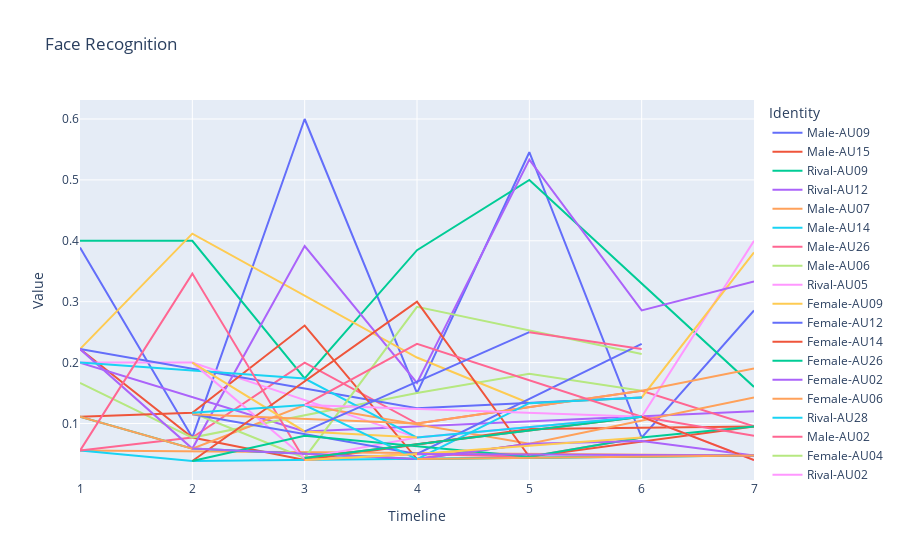

Write notebook code for a chart like this one.
### Code cell
CHUNKING = 7

AU = 0
AUS = ["01", "02", "04", "05", "06", "07", "09", "10", "12", "14", "15", "17", "20", "23", "25", "26", "28", "45"]
print(len(AUS))

ALL_AU = True # Use all AUs in the same graph
COUNTING = True # Count number or intensity

AU_R = 1
AU_E = 18

E_TH = 0.5 #  Presence threshold (0.5 for present and -0.5 for all)
R_TH = 3 # Itensity threshold (1-5)

# User plotly to visualize something

import plotly.express as px
import pandas as pd

# Json
import json

# Load all csv files in csv/
import glob
import os

csv_files = glob.glob("csv/*.csv")
# Convert all entries to structured data with attribute 0 as frame number, 1 as Face Box, and 5 as Identity
# Skip first two lines of each file
# Skip rows where Identity is N/A

USE_AVERAGE = True

USE_GENERAL_NAMES = True
USE_GENDER_NAMES = True
IGNORE_MINOR_CHARACTERS = True

FILM_FRAME_TOTALS = {
	"Cliff": 2097,
	"Our Village": 2377,
	"Diary of Nurse": 2297,
	"Sabrina": 2751,
	"The Man from Laramie": 2477,
	"Human Desire": 2200,
}

FILMS_WITH_EMOTION = FILM_FRAME_TOTALS.keys()

RIVALS = ["Keming", "Professor Yuan", "Haoru", "David", "Vic", "Carl"]
MALES = ["Zhanwu", "Fan Jun", "Changping", "Linus", "Will", "Jeff"]
LADIES = ["Shuzhen", "Fang Qing", "Suhua", "Sabrina", "Barbara", "Vicki"]

PROTAGONISTS = ["Zhanwu", "Fang Qing", "Suhua", "Sabrina", "Will", "Jeff"]
LOVES = ["Shuzhen", "Fan Jun", "Changping", "Linus", "Barbara", "Vicki"]

def find_section(range_start, range_end, num_sections, value):
    """
    Given a range [range_start, range_end], this function splits it into
    num_sections and returns which section (1-based index) the value falls into.

    :param range_start: The start of the range (inclusive).
    :param range_end: The end of the range (inclusive).
    :param num_sections: Number of sections to divide the range into.
    :param value: The value for which we want to determine the section index.
    :return: The section index (1-based) where the value fits.
    """
    # Handle edge cases, e.g., if value < range_start or value > range_end
    if value <= range_start:
        return 1
    if value >= range_end:
        return num_sections

    # Compute the size of each section
    section_size = (range_end - range_start) / num_sections

    # Determine which section the value falls into using integer division
    section_index = int((value - range_start) // section_size) + 1

    # Make sure the section index doesn't exceed num_sections
    if section_index > num_sections:
        section_index = num_sections

    return section_index

def get_name(name):
	if USE_GENDER_NAMES:
		if name in MALES:
			name = "Male"
		elif name in LADIES:
			name = "Female"
	else:
		if name in PROTAGONISTS:
			name = "Protagonist"
		elif name in LOVES:
			name = "Love"
	return name

data = []
chunks = []
chunkcounts = []
for i in range(CHUNKING + 1):
	chunks.append({})
	chunkcounts.append({})

for file in csv_files:
	if file[4:-4] not in FILMS_WITH_EMOTION:
		continue
	with open(file) as f:
		emotion_file = "openface_cleaned/" + os.path.basename(file)[:-4] + ".csv"
		lines = f.readlines()[2:]
		for line in lines:
			line = line.split(",")
			if line[5] != "\"N/A\"":
				# Att 3 is frame numbder / film's total frames (the film is the name of the current csv file)
				total = FILM_FRAME_TOTALS[os.path.basename(file)[:-4]]
				frame = int(line[0][1:][:-1])
				name = line[5][1:][:-1]
				path = line[4][1:][:-1]

				emotion_row = ""
				with open(emotion_file) as ef:
					ef_lines = ef.readlines()
					for ef_line in ef_lines:
						ef_line = ef_line.split(",")
						if ef_line[0][:-4] == path[6:]:
							emotion_row = ef_line
							break
				if emotion_row == "":
					continue

				log1 = int(int(AU) + int(AU_R) + 1)
				log2 = int(int(AU) + int(AU_E) + 1)


				r = float(emotion_row[log1])
				e = float(emotion_row[log2])


				face_box_text = line[1][1:][:-1][1:][:-1]
				face_box = [float(x) for x in face_box_text.split("\， ")]
				face_box_height = face_box[3]# - face_box[1]
				face_box_width = face_box[2]# - face_box[0]
				if USE_GENERAL_NAMES:
					if name in RIVALS:
						name = "Rival"
					name = get_name(name)
				if IGNORE_MINOR_CHARACTERS:
					if USE_GENERAL_NAMES:
						if name not in ["Rival", "Protagonist", "Female", "Male", "Love"]:
							continue
					else:
						if name not in RIVALS:
							if name not in PROTAGONISTS:
								if name not in LOVES:
									continue
				time = find_section(0, total, CHUNKING, frame)
				base_name = name
				if ALL_AU:
					name = ""
					for i in range(1, 18):
						r_val = float(emotion_row[i])
						e_val = float(emotion_row[i + 17])
						if e_val > E_TH and r_val > R_TH:
							name = base_name + "-AU" + AUS[i - 1]
							if name not in chunks[time]:
								chunks[time][name] = 0
							if base_name not in chunkcounts[time]:
								chunkcounts[time][base_name] = 0
							if COUNTING:
								chunks[time][name] += 1
							else:
								chunks[time][name] += r_val
							chunkcounts[time][base_name] += 1
				else:
					name = name
					if e > E_TH and r > R_TH:
						if name not in chunks[time]:
							chunks[time][name] = 0
						if base_name not in chunkcounts[time]:
							chunkcounts[time][base_name] = 0
						if COUNTING:
							chunks[time][name] += 1
						else:
							chunks[time][name] += r
						chunkcounts[time][base_name] += 1
				# the chunk array time participant is a dictionary of the participants in that chunk

				#data.append([frame, line[1], name, time])

for i in range(CHUNKING + 1):
	for name in chunks[i]:
		base_name = name.split("-")[0]
		if USE_AVERAGE:
			if chunkcounts[i][base_name] == 0:
				chunks[i][name] = 0
			else:
				chunks[i][name] /= chunkcounts[i][base_name]
		data.append([i, name, chunks[i][name]])

df = pd.DataFrame(data, columns=["Timeline", "Identity", "Value"])
df["Identity"] = df["Identity"].astype(str)
df["Identity"] = df["Identity"].apply(lambda x: x.split(" ")[0])

# Create a scatter plot of the data
fig = px.line(df, x="Timeline", y="Value", color="Identity", title="Face Recognition")
fig.show()

### Figure 1 — Plotly figure (JSON) as saved in the notebook; plotly's stock layout.template omitted (floating-point values rounded to 4 significant figures)
{"data": [{"hovertemplate": "Identity=Male-AU09<br>Timeline=%{x}<br>Value=%{y}<extra></extra>", "legendgroup": "Male-AU09", "line": {"color": "#636efa", "dash": "solid"}, "marker": {"symbol": "circle"}, "mode": "lines", "name": "Male-AU09", "orientation": "v", "showlegend": true, "type": "scatter", "x": [1, 2, 3, 4, 5, 6, 7], "xaxis": "x", "y": [0.3889, 0.07692, 0.6, 0.15, 0.5455, 0.07692, 0.2857], "yaxis": "y"}, {"hovertemplate": "Identity=Male-AU15<br>Timeline=%{x}<br>Value=%{y}<extra></extra>", "legendgroup": "Male-AU15", "line": {"color": "#EF553B", "dash": "solid"}, "marker": {"symbol": "circle"}, "mode": "lines", "name": "Male-AU15", "orientation": "v", "showlegend": true, "type": "scatter", "x": [1, 2, 3, 5, 7], "xaxis": "x", "y": [0.2222, 0.07692, 0.04, 0.09091, 0.09524], "yaxis": "y"}, {"hovertemplate": "Identity=Rival-AU09<br>Timeline=%{x}<br>Value=%{y}<extra></extra>", "legendgroup": "Rival-AU09", "line": {"color": "#00cc96", "dash": "solid"}, "marker": {"symbol": "circle"}, "mode": "lines", "name": "Rival-AU09", "orientation": "v", "showlegend": true, "type": "scatter", "x": [1, 2, 3, 4, 5, 7], "xaxis": "x", "y": [0.4, 0.4, 0.1739, 0.3846, 0.5, 0.16], "yaxis": "y"}, {"hovertemplate": "Identity=Rival-AU12<br>Timeline=%{x}<br>Value=%{y}<extra></extra>", "legendgroup": "Rival-AU12", "line": {"color": "#ab63fa", "dash": "solid"}, "marker": {"symbol": "circle"}, "mode": "lines", "name": "Rival-AU12", "orientation": "v", "showlegend": true, "type": "scatter", "x": [1, 3, 7], "xaxis": "x", "y": [0.2, 0.08696, 0.12], "yaxis": "y"}, {"hovertemplate": "Identity=Male-AU07<br>Timeline=%{x}<br>Value=%{y}<extra></extra>", "legendgroup": "Male-AU07", "line": {"color": "#FFA15A", "dash": "solid"}, "marker": {"symbol": "circle"}, "mode": "lines", "name": "Male-AU07", "orientation": "v", "showlegend": true, "type": "scatter", "x": [1, 7], "xaxis": "x", "y": [0.05556, 0.04762], "yaxis": "y"}, {"hovertemplate": "Identity=Male-AU14<br>Timeline=%{x}<br>Value=%{y}<extra></extra>", "legendgroup": "Male-AU14", "line": {"color": "#19d3f3", "dash": "solid"}, "marker": {"symbol": "circle"}, "mode": "lines", "name": "Male-AU14", "orientation": "v", "showlegend": true, "type": "scatter", "x": [1, 2, 7], "xaxis": "x", "y": [0.05556, 0.03846, 0.04762], "yaxis": "y"}, {"hovertemplate": "Identity=Male-AU26<br>Timeline=%{x}<br>Value=%{y}<extra></extra>", "legendgroup": "Male-AU26", "line": {"color": "#FF6692", "dash": "solid"}, "marker": {"symbol": "circle"}, "mode": "lines", "name": "Male-AU26", "orientation": "v", "showlegend": true, "type": "scatter", "x": [1, 2, 3, 4, 6, 7], "xaxis": "x", "y": [0.05556, 0.07692, 0.2, 0.1, 0.1538, 0.09524], "yaxis": "y"}, {"hovertemplate": "Identity=Male-AU06<br>Timeline=%{x}<br>Value=%{y}<extra></extra>", "legendgroup": "Male-AU06", "line": {"color": "#B6E880", "dash": "solid"}, "marker": {"symbol": "circle"}, "mode": "lines", "name": "Male-AU06", "orientation": "v", "showlegend": true, "type": "scatter", "x": [1, 2, 4, 5, 6], "xaxis": "x", "y": [0.1667, 0.07692, 0.15, 0.1818, 0.1538], "yaxis": "y"}, {"hovertemplate": "Identity=Rival-AU05<br>Timeline=%{x}<br>Value=%{y}<extra></extra>", "legendgroup": "Rival-AU05", "line": {"color": "#FF97FF", "dash": "solid"}, "marker": {"symbol": "circle"}, "mode": "lines", "name": "Rival-AU05", "orientation": "v", "showlegend": true, "type": "scatter", "x": [1, 2, 4, 6, 7], "xaxis": "x", "y": [0.2, 0.2, 0.07692, 0.1111, 0.4], "yaxis": "y"}, {"hovertemplate": "Identity=Female-AU09<br>Timeline=%{x}<br>Value=%{y}<extra></extra>", "legendgroup": "Female-AU09", "line": {"color": "#FECB52", "dash": "solid"}, "marker": {"symbol": "circle"}, "mode": "lines", "name": "Female-AU09", "orientation": "v", "showlegend": true, "type": "scatter", "x": [1, 2, 4, 5, 6, 7], "xaxis": "x", "y": [0.2222, 0.4118, 0.2083, 0.1333, 0.1429, 0.381], "yaxis": "y"}, {"hovertemplate": "Identity=Female-AU12<br>Timeline=%{x}<br>Value=%{y}<extra></extra>", "legendgroup": "Female-AU12", "line": {"color": "#636efa", "dash": "solid"}, "marker": {"symbol": "circle"}, "mode": "lines", "name": "Female-AU12", "orientation": "v", "showlegend": true, "type": "scatter", "x": [1, 4, 6], "xaxis": "x", "y": [0.2222, 0.125, 0.1429], "yaxis": "y"}, {"hovertemplate": "Identity=Female-AU14<br>Timeline=%{x}<br>Value=%{y}<extra></extra>", "legendgroup": "Female-AU14", "line": {"color": "#EF553B", "dash": "solid"}, "marker": {"symbol": "circle"}, "mode": "lines", "name": "Female-AU14", "orientation": "v", "showlegend": true, "type": "scatter", "x": [1, 2, 3, 4, 5], "xaxis": "x", "y": [0.1111, 0.1176, 0.2609, 0.04167, 0.06667], "yaxis": "y"}, {"hovertemplate": "Identity=Female-AU26<br>Timeline=%{x}<br>Value=%{y}<extra></extra>", "legendgroup": "Female-AU26", "line": {"color": "#00cc96", "dash": "solid"}, "marker": {"symbol": "circle"}, "mode": "lines", "name": "Female-AU26", "orientation": "v", "showlegend": true, "type": "scatter", "x": [1, 2, 4, 7], "xaxis": "x", "y": [0.1111, 0.05882, 0.04167, 0.04762], "yaxis": "y"}, {"hovertemplate": "Identity=Female-AU02<br>Timeline=%{x}<br>Value=%{y}<extra></extra>", "legendgroup": "Female-AU02", "line": {"color": "#ab63fa", "dash": "solid"}, "marker": {"symbol": "circle"}, "mode": "lines", "name": "Female-AU02", "orientation": "v", "showlegend": true, "type": "scatter", "x": [1, 2, 3, 4, 5, 6, 7], "xaxis": "x", "y": [0.2222, 0.05882, 0.3913, 0.1667, 0.5333, 0.2857, 0.3333], "yaxis": "y"}, {"hovertemplate": "Identity=Female-AU06<br>Timeline=%{x}<br>Value=%{y}<extra></extra>", "legendgroup": "Female-AU06", "line": {"color": "#FFA15A", "dash": "solid"}, "marker": {"symbol": "circle"}, "mode": "lines", "name": "Female-AU06", "orientation": "v", "showlegend": true, "type": "scatter", "x": [1, 2, 3, 5, 7], "xaxis": "x", "y": [0.1111, 0.05882, 0.1304, 0.06667, 0.1429], "yaxis": "y"}, {"hovertemplate": "Identity=Rival-AU28<br>Timeline=%{x}<br>Value=%{y}<extra></extra>", "legendgroup": "Rival-AU28", "line": {"color": "#19d3f3", "dash": "solid"}, "marker": {"symbol": "circle"}, "mode": "lines", "name": "Rival-AU28", "orientation": "v", "showlegend": true, "type": "scatter", "x": [1, 3, 4], "xaxis": "x", "y": [0.2, 0.1739, 0.07692], "yaxis": "y"}, {"hovertemplate": "Identity=Male-AU02<br>Timeline=%{x}<br>Value=%{y}<extra></extra>", "legendgroup": "Male-AU02", "line": {"color": "#FF6692", "dash": "solid"}, "marker": {"symbol": "circle"}, "mode": "lines", "name": "Male-AU02", "orientation": "v", "showlegend": true, "type": "scatter", "x": [1, 2, 3, 4, 5, 6], "xaxis": "x", "y": [0.05556, 0.3462, 0.04, 0.05, 0.04545, 0.07692], "yaxis": "y"}, {"hovertemplate": "Identity=Female-AU04<br>Timeline=%{x}<br>Value=%{y}<extra></extra>", "legendgroup": "Female-AU04", "line": {"color": "#B6E880", "dash": "solid"}, "marker": {"symbol": "circle"}, "mode": "lines", "name": "Female-AU04", "orientation": "v", "showlegend": true, "type": "scatter", "x": [2, 3, 4, 6], "xaxis": "x", "y": [0.1176, 0.04348, 0.2917, 0.2143], "yaxis": "y"}, {"hovertemplate": "Identity=Rival-AU02<br>Timeline=%{x}<br>Value=%{y}<extra></extra>", "legendgroup": "Rival-AU02", "line": {"color": "#FF97FF", "dash": "solid"}, "marker": {"symbol": "circle"}, "mode": "lines", "name": "Rival-AU02", "orientation": "v", "showlegend": true, "type": "scatter", "x": [2, 3, 4, 6], "xaxis": "x", "y": [0.2, 0.04348, 0.07692, 0.1111], "yaxis": "y"}, {"hovertemplate": "Identity=Rival-AU15<br>Timeline=%{x}<br>Value=%{y}<extra></extra>", "legendgroup": "Rival-AU15", "line": {"color": "#FECB52", "dash": "solid"}, "marker": {"symbol": "circle"}, "mode": "lines", "name": "Rival-AU15", "orientation": "v", "showlegend": true, "type": "scatter", "x": [2, 3, 4], "xaxis": "x", "y": [0.2, 0.08696, 0.07692], "yaxis": "y"}, {"hovertemplate": "Identity=Male-AU28<br>Timeline=%{x}<br>Value=%{y}<extra></extra>", "legendgroup": "Male-AU28", "line": {"color": "#636efa", "dash": "solid"}, "marker": {"symbol": "circle"}, "mode": "lines", "name": "Male-AU28", "orientation": "v", "showlegend": true, "type": "scatter", "x": [2, 4, 6], "xaxis": "x", "y": [0.1154, 0.05, 0.2308], "yaxis": "y"}, {"hovertemplate": "Identity=Male-AU05<br>Timeline=%{x}<br>Value=%{y}<extra></extra>", "legendgroup": "Male-AU05", "line": {"color": "#EF553B", "dash": "solid"}, "marker": {"symbol": "circle"}, "mode": "lines", "name": "Male-AU05", "orientation": "v", "showlegend": true, "type": "scatter", "x": [2, 4, 5, 7], "xaxis": "x", "y": [0.03846, 0.3, 0.04545, 0.09524], "yaxis": "y"}, {"hovertemplate": "Identity=Male-AU23<br>Timeline=%{x}<br>Value=%{y}<extra></extra>", "legendgroup": "Male-AU23", "line": {"color": "#00cc96", "dash": "solid"}, "marker": {"symbol": "circle"}, "mode": "lines", "name": "Male-AU23", "orientation": "v", "showlegend": true, "type": "scatter", "x": [2, 3, 5, 6, 7], "xaxis": "x", "y": [0.03846, 0.08, 0.04545, 0.07692, 0.09524], "yaxis": "y"}, {"hovertemplate": "Identity=Female-AU28<br>Timeline=%{x}<br>Value=%{y}<extra></extra>", "legendgroup": "Female-AU28", "line": {"color": "#ab63fa", "dash": "solid"}, "marker": {"symbol": "circle"}, "mode": "lines", "name": "Female-AU28", "orientation": "v", "showlegend": true, "type": "scatter", "x": [2, 4, 5, 6, 7], "xaxis": "x", "y": [0.05882, 0.04167, 0.06667, 0.07143, 0.04762], "yaxis": "y"}, {"hovertemplate": "Identity=Male-AU12<br>Timeline=%{x}<br>Value=%{y}<extra></extra>", "legendgroup": "Male-AU12", "line": {"color": "#FFA15A", "dash": "solid"}, "marker": {"symbol": "circle"}, "mode": "lines", "name": "Male-AU12", "orientation": "v", "showlegend": true, "type": "scatter", "x": [2, 4, 6, 7], "xaxis": "x", "y": [0.1154, 0.1, 0.1538, 0.1905], "yaxis": "y"}, {"hovertemplate": "Identity=Female-AU15<br>Timeline=%{x}<br>Value=%{y}<extra></extra>", "legendgroup": "Female-AU15", "line": {"color": "#19d3f3", "dash": "solid"}, "marker": {"symbol": "circle"}, "mode": "lines", "name": "Female-AU15", "orientation": "v", "showlegend": true, "type": "scatter", "x": [2, 3, 4, 5, 6], "xaxis": "x", "y": [0.1176, 0.1304, 0.04167, 0.1333, 0.1429], "yaxis": "y"}, {"hovertemplate": "Identity=Rival-AU06<br>Timeline=%{x}<br>Value=%{y}<extra></extra>", "legendgroup": "Rival-AU06", "line": {"color": "#FF6692", "dash": "solid"}, "marker": {"symbol": "circle"}, "mode": "lines", "name": "Rival-AU06", "orientation": "v", "showlegend": true, "type": "scatter", "x": [3, 4, 6, 7], "xaxis": "x", "y": [0.1304, 0.2308, 0.1111, 0.08], "yaxis": "y"}, {"hovertemplate": "Identity=Female-AU20<br>Timeline=%{x}<br>Value=%{y}<extra></extra>", "legendgroup": "Female-AU20", "line": {"color": "#B6E880", "dash": "solid"}, "marker": {"symbol": "circle"}, "mode": "lines", "name": "Female-AU20", "orientation": "v", "showlegend": true, "type": "scatter", "x": [3], "xaxis": "x", "y": [0.04348], "yaxis": "y"}, {"hovertemplate": "Identity=Rival-AU26<br>Timeline=%{x}<br>Value=%{y}<extra></extra>", "legendgroup": "Rival-AU26", "line": {"color": "#FF97FF", "dash": "solid"}, "marker": {"symbol": "circle"}, "mode": "lines", "name": "Rival-AU26", "orientation": "v", "showlegend": true, "type": "scatter", "x": [3, 6, 7], "xaxis": "x", "y": [0.1304, 0.1111, 0.04], "yaxis": "y"}, {"hovertemplate": "Identity=Male-AU20<br>Timeline=%{x}<br>Value=%{y}<extra></extra>", "legendgroup": "Male-AU20", "line": {"color": "#FECB52", "dash": "solid"}, "marker": {"symbol": "circle"}, "mode": "lines", "name": "Male-AU20", "orientation": "v", "showlegend": true, "type": "scatter", "x": [3, 4, 6], "xaxis": "x", "y": [0.04, 0.05, 0.07692], "yaxis": "y"}, {"hovertemplate": "Identity=Rival-AU14<br>Timeline=%{x}<br>Value=%{y}<extra></extra>", "legendgroup": "Rival-AU14", "line": {"color": "#636efa", "dash": "solid"}, "marker": {"symbol": "circle"}, "mode": "lines", "name": "Rival-AU14", "orientation": "v", "showlegend": true, "type": "scatter", "x": [3, 5], "xaxis": "x", "y": [0.08696, 0.25], "yaxis": "y"}, {"hovertemplate": "Identity=Rival-AU23<br>Timeline=%{x}<br>Value=%{y}<extra></extra>", "legendgroup": "Rival-AU23", "line": {"color": "#EF553B", "dash": "solid"}, "marker": {"symbol": "circle"}, "mode": "lines", "name": "Rival-AU23", "orientation": "v", "showlegend": true, "type": "scatter", "x": [3, 6, 7], "xaxis": "x", "y": [0.04348, 0.1111, 0.04], "yaxis": "y"}, {"hovertemplate": "Identity=Rival-AU25<br>Timeline=%{x}<br>Value=%{y}<extra></extra>", "legendgroup": "Rival-AU25", "line": {"color": "#00cc96", "dash": "solid"}, "marker": {"symbol": "circle"}, "mode": "lines", "name": "Rival-AU25", "orientation": "v", "showlegend": true, "type": "scatter", "x": [3, 6], "xaxis": "x", "y": [0.04348, 0.1111], "yaxis": "y"}, {"hovertemplate": "Identity=Male-AU17<br>Timeline=%{x}<br>Value=%{y}<extra></extra>", "legendgroup": "Male-AU17", "line": {"color": "#ab63fa", "dash": "solid"}, "marker": {"symbol": "circle"}, "mode": "lines", "name": "Male-AU17", "orientation": "v", "showlegend": true, "type": "scatter", "x": [4, 7], "xaxis": "x", "y": [0.05, 0.04762], "yaxis": "y"}, {"hovertemplate": "Identity=Female-AU23<br>Timeline=%{x}<br>Value=%{y}<extra></extra>", "legendgroup": "Female-AU23", "line": {"color": "#FFA15A", "dash": "solid"}, "marker": {"symbol": "circle"}, "mode": "lines", "name": "Female-AU23", "orientation": "v", "showlegend": true, "type": "scatter", "x": [4, 7], "xaxis": "x", "y": [0.04167, 0.04762], "yaxis": "y"}, {"hovertemplate": "Identity=Rival-AU20<br>Timeline=%{x}<br>Value=%{y}<extra></extra>", "legendgroup": "Rival-AU20", "line": {"color": "#19d3f3", "dash": "solid"}, "marker": {"symbol": "circle"}, "mode": "lines", "name": "Rival-AU20", "orientation": "v", "showlegend": true, "type": "scatter", "x": [4, 6], "xaxis": "x", "y": [0.07692, 0.1111], "yaxis": "y"}, {"hovertemplate": "Identity=Rival-AU04<br>Timeline=%{x}<br>Value=%{y}<extra></extra>", "legendgroup": "Rival-AU04", "line": {"color": "#FF6692", "dash": "solid"}, "marker": {"symbol": "circle"}, "mode": "lines", "name": "Rival-AU04", "orientation": "v", "showlegend": true, "type": "scatter", "x": [5, 6], "xaxis": "x", "y": [0.25, 0.2222], "yaxis": "y"}, {"hovertemplate": "Identity=Male-AU04<br>Timeline=%{x}<br>Value=%{y}<extra></extra>", "legendgroup": "Male-AU04", "line": {"color": "#B6E880", "dash": "solid"}, "marker": {"symbol": "circle"}, "mode": "lines", "name": "Male-AU04", "orientation": "v", "showlegend": true, "type": "scatter", "x": [5], "xaxis": "x", "y": [0.04545], "yaxis": "y"}, {"hovertemplate": "Identity=Rival-AU17<br>Timeline=%{x}<br>Value=%{y}<extra></extra>", "legendgroup": "Rival-AU17", "line": {"color": "#FF97FF", "dash": "solid"}, "marker": {"symbol": "circle"}, "mode": "lines", "name": "Rival-AU17", "orientation": "v", "showlegend": true, "type": "scatter", "x": [7], "xaxis": "x", "y": [0.16], "yaxis": "y"}], "layout": {"legend": {"title": {"text": "Identity"}, "tracegroupgap": 0}, "title": {"text": "Face Recognition"}, "xaxis": {"anchor": "y", "domain": [0, 1], "title": {"text": "Timeline"}}, "yaxis": {"anchor": "x", "domain": [0, 1], "title": {"text": "Value"}}}}
